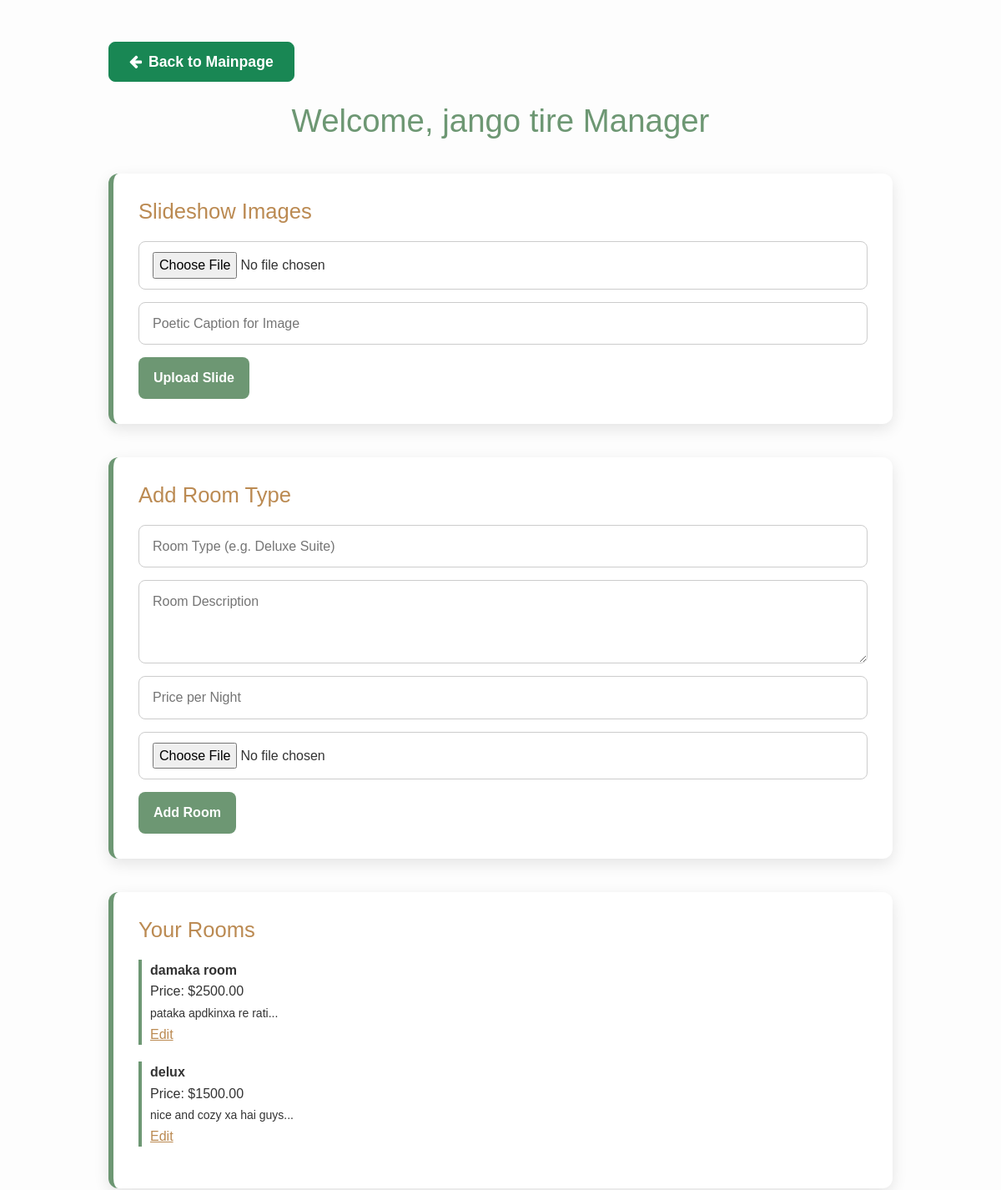
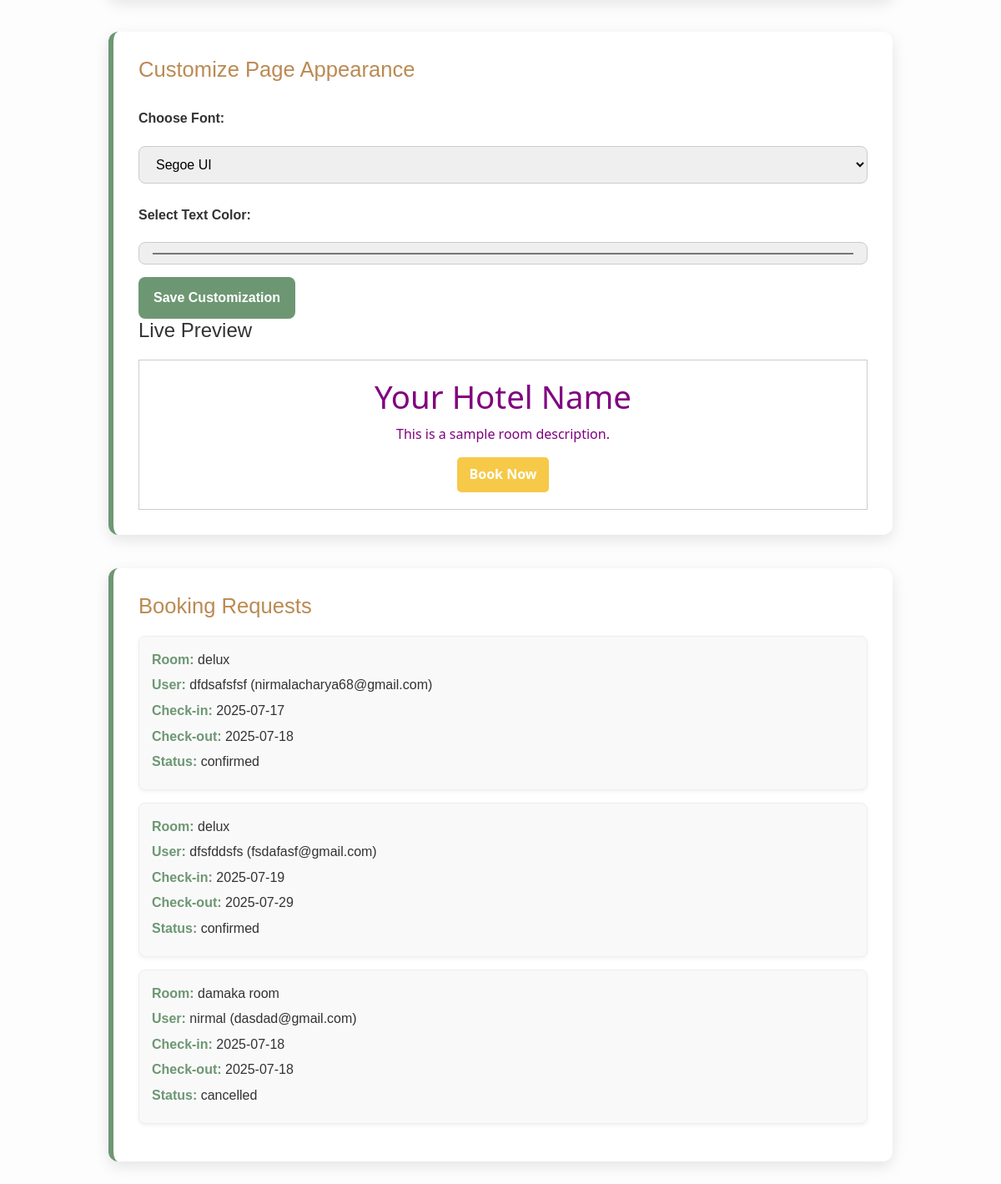
The page /booksans/hotel_manager/dashboard.php (signed in) on the database its author committed (2 pictures, top to bottom).
### tables this page shows
CREATE TABLE `hotel_managers` (
  `id` int(11) NOT NULL,
  `username` varchar(100) NOT NULL,
  `password` varchar(255) NOT NULL,
  `email` varchar(255) DEFAULT NULL,
  `hotel_name` varchar(255) DEFAULT NULL,
  `hotel_location` varchar(255) DEFAULT NULL,
  `background_type` varchar(20) DEFAULT 'color',
  `background_value` varchar(255) DEFAULT '#ffffff',
  `font_family` varchar(100) DEFAULT '''Segoe UI'', sans-serif',
  `text_color` varchar(20) DEFAULT '#222222',
  `accent_color` varchar(20) DEFAULT '#f7c948'
);

CREATE TABLE `rooms` (
  `id` int(11) NOT NULL,
  `manager_id` int(11) DEFAULT NULL,
  `room_type` varchar(255) DEFAULT NULL,
  `description` text DEFAULT NULL,
  `price_per_night` decimal(10,2) DEFAULT NULL,
  `image_path` varchar(255) DEFAULT NULL
);

CREATE TABLE `bookings` (
  `id` int(11) NOT NULL,
  `hotel_id` int(11) NOT NULL,
  `room_id` int(11) NOT NULL,
  `user_name` varchar(255) DEFAULT NULL,
  `user_email` varchar(255) DEFAULT NULL,
  `checkin_date` date DEFAULT NULL,
  `checkout_date` date DEFAULT NULL,
  `status` enum('pending','confirmed','cancelled') DEFAULT 'pending',
  `created_at` timestamp NOT NULL DEFAULT current_timestamp()
);

### booksans/hotel_manager/dashboard.php (the view, shortened to what this page needs)
<?php
$manager_id = $_SESSION['hotel_manager'];
$conn = new mysqli("localhost", "root", "", "blog_db");
$hotel_settings = $conn->query("SELECT * FROM hotel_managers WHERE id = $manager_id")->fetch_assoc();
?>
<!DOCTYPE html>
<html lang="en">
<head>
  <link href="https://cdn.jsdelivr.net/npm/bootstrap@5.3.0/dist/css/bootstrap.min.css" rel="stylesheet"
>
    <link rel="stylesheet" href="https://stackpath.bootstrapcdn.com/font-awesome/4.7.0/css/font-awesome.min.css">
<link rel="stylesheet" href="../css/navbar_custom.css">
  <link rel="stylesheet" href="../css/style.css">
</head>
<body>
  <div class="dashboard-container">
    <div class="mb-4">
      <a href="../../index.php" class="btn btn-success" style="font-weight:600; border-radius:8px; padding:10px 24px; font-size:1.1em;"><i class="fa fa-arrow-left me-2"></i>Back to Mainpage</a>
    </div>
    <h2>Welcome, <?php echo htmlspecialchars($hotel_settings['hotel_name']); ?> Manager</h2>
    <section class="dashboard-section">
      <h3>Slideshow Images</h3>
      <form action="upload_handler.php" method="POST" enctype="multipart/form-data">
        <input type="file" name="slideshow_image" required>
        <input type="text" name="caption" placeholder="Poetic Caption for Image">
        <button type="submit">Upload Slide</button>
      </form>
    </section>
    <section class="dashboard-section">
      <h3>Add Room Type</h3>
      <form action="upload_handler.php" method="POST" enctype="multipart/form-data">
        <input type="text" name="room_type" placeholder="Room Type (e.g. Deluxe Suite)" required>
        <textarea name="description" placeholder="Room Description" required></textarea>
        <input type="number" step="0.01" name="price" placeholder="Price per Night" required>
        <input type="file" name="room_image" required>
        <button type="submit">Add Room</button>
      </form>
    </section>
    <section class="dashboard-section">
        <h3>Your Rooms</h3>
        <?php
        $rooms = $conn->query("SELECT * FROM rooms WHERE manager_id = $manager_id ORDER BY id DESC");
        if ($rooms->num_rows > 0) {
            while ($room = $rooms->fetch_assoc()) {
                echo '<div style="margin-bottom: 20px; border-left: 4px solid var(--main-green); padding-left: 10px;">';
                echo '<strong>' . htmlspecialchars($room['room_type']) . '</strong><br>';
                echo 'Price: $' . htmlspecialchars($room['price_per_night']) . '<br>';
                echo '<small>' . htmlspecialchars(substr($room['description'], 0, 80)) . '...</small><br>';
                echo '<a href="edit_room.php?id=' . $room['id'] . '" style="color: var(--mustard-yellow);">Edit</a>';
                echo '</div>';
            }
        } else {
            echo "<p>You haven't added any rooms yet.</p>";
        }
        ?>
    </section>
    <section class="dashboard-section">
      <h3>Customize Page Appearance</h3>
      <form action="dashboard.php" method="POST" enctype="multipart/form-data">
        <label>Choose Font:</label>
        <select name="font_family" id="fontSelect">
          <option value="'Segoe UI', sans-serif" <?php echo (isset($hotel_settings['font_family']) && $hotel_settings['font_family'] == "'Segoe UI', sans-serif" ? 'selected' : ''); ?>>Segoe UI</option>
        </select>
        <label>Select Text Color:</label>
        <input type="color" name="text_color" id="textColorPicker" value="<?php echo htmlspecialchars(isset($hotel_settings['text_color']) ? $hotel_settings['text_color'] : '#222222'); ?>" />
        <button type="submit">Save Customization</button>
      </form>
      <h4>Live Preview</h4>
      <div id="preview-frame" style="
        <?php
        echo 'color: ' . htmlspecialchars(isset($hotel_settings['text_color']) ? $hotel_settings['text_color'] : '#222222') . ';';
        echo 'font-family: ' . htmlspecialchars(isset($hotel_settings['font_family']) ? $hotel_settings['font_family'] : "'Segoe UI', sans-serif") . ';';
        ?>
      ">
        <h2 id="preview-title" style="color: <?php echo htmlspecialchars(isset($hotel_settings['text_color']) ? $hotel_settings['text_color'] : '#222222'); ?>;">Your Hotel Name</h2>
        <p style="color: <?php echo htmlspecialchars(isset($hotel_settings['text_color']) ? $hotel_settings['text_color'] : '#222222'); ?>;">This is a sample room description.</p>
        <button id="preview-button" style="background-color: <?php echo htmlspecialchars(isset($hotel_settings['accent_color']) ? $hotel_settings['accent_color'] : '#f7c948'); ?>;">Book Now</button>
      </div>
    </section>
    <section class="dashboard-section">
        <h3>Booking Requests</h3>
        <?php
        $bookings_sql = "SELECT b.*, r.room_type FROM bookings b JOIN rooms r ON b.room_id = r.id WHERE b.hotel_id = ? ORDER BY b.created_at DESC";
        $bookings_stmt = $conn->prepare($bookings_sql);
        $bookings_stmt->bind_param("i", $manager_id);
        $bookings_stmt->execute();
        $bookings_result = $bookings_stmt->get_result();
        if ($bookings_result->num_rows > 0) {
            while ($booking = $bookings_result->fetch_assoc()) {
                echo '<div class="booking-item">';
                echo '<p><strong>Room:</strong> ' . htmlspecialchars($booking['room_type']) . '</p>';
                echo '<p><strong>User:</strong> ' . htmlspecialchars($booking['user_name']) . ' (' . htmlspecialchars($booking['user_email']) . ')</p>';
                echo '<p><strong>Check-in:</strong> ' . htmlspecialchars($booking['checkin_date']) . '</p>';
                echo '<p><strong>Check-out:</strong> ' . htmlspecialchars($booking['checkout_date']) . '</p>';
                echo '<p><strong>Status:</strong> ' . htmlspecialchars($booking['status']) . '</p>';
                echo '</div>';
            }
        } else {
            echo "<p>No booking requests.</p>";
        }
        ?>
    </section>
  </div>
</body>
</html>

### css/navbar_custom.css (style rules this page uses)
:root { --primary-color: #6D9773; --dark-accent: #0C3B2E; --button-color: #BB8A52; --highlight-color: #FFBA00; --text-color: #333; --background-light: #f8f8f8; --container-bg: #fff; --border-color: #e0e0e0; }

### booksans/css/style.css (style rules this page uses)
:root { --main-green: #6D9773; --mustard-yellow: #BB8A52; --bright-gold: #FFBA00; --cream: #FDFDFD; --light-grey: #f5f5f5; --dark-text: #333; --shadow: rgba(0, 0, 0, 0.1); }
* { box-sizing: border-box; margin: 0; padding: 0; }
body { font-family: 'Poppins', sans-serif; background-color: var(--cream); color: var(--dark-text); line-height: 1.6; transition: background 0.4s, color 0.4s; }
.dashboard-container { max-width: 1000px; margin: 0 auto; padding: 50px 30px; background-color: var(--cream); }
.dashboard-container h2 { text-align: center; font-size: 2.4rem; color: var(--main-green); margin-bottom: 40px; }
.dashboard-section { background: white; border-left: 6px solid var(--main-green); border-radius: 12px; box-shadow: 0 6px 18px var(--shadow); padding: 30px; margin-bottom: 40px; }
.dashboard-section h3 { font-size: 1.6rem; color: var(--mustard-yellow); margin-bottom: 20px; }
.dashboard-section form { display: flex; flex-direction: column; gap: 15px; }
.dashboard-section input[type="file"], .dashboard-section input[type="text"], .dashboard-section input[type="number"], .dashboard-section textarea, .dashboard-section select, .dashboard-section input[type="color"] { padding: 12px 16px; border: 1px solid #ccc; border-radius: 8px; font-size: 1rem; width: 100%; }
.dashboard-section textarea { resize: vertical; min-height: 100px; }
.dashboard-section button { background-color: var(--main-green); color: white; padding: 12px 18px; border: none; border-radius: 8px; font-weight: bold; cursor: pointer; transition: background-color 0.3s ease; width: fit-content; }
.dashboard-section label { display: block; margin-top: 10px; margin-bottom: 5px; font-weight: bold; }
.dashboard-section .booking-item { border: 1px solid #eee; padding: 15px; margin-bottom: 15px; border-radius: 8px; background-color: #f9f9f9; box-shadow: 0 2px 5px rgba(0,0,0,0.05); }
.dashboard-section .booking-item p { margin-bottom: 5px; color: #333; }
.dashboard-section .booking-item strong { color: var(--main-green); }

### booksans/hotel_manager/dashboard.php (style rules this page uses)
#preview-frame { border: 1px solid #ccc; padding: 20px; margin-top: 20px; min-height: 150px; text-align: center; display: flex; flex-direction: column; justify-content: center; align-items: center; transition: all 0.3s ease; background-size: cover; background-position: center; }
#preview-frame h2 { margin-bottom: 10px; }
#preview-frame p { margin-bottom: 15px; }
#preview-button { padding: 8px 15px; border-radius: 5px; border: none; color: white; cursor: pointer; }

### rows shown on the page
hotel_managers: hotel_name "jango tire", font_family "Segoe UI", text_color "#800080"
rooms: room_type "damaka room", price_per_night "2500.00", description "pataka apdkinxa re rati"
rooms: room_type "delux", price_per_night "1500.00", description "nice and cozy xa hai guys"
bookings: room.room_type "delux", user_name "dfdsafsfsf", user_email "nirmalacharya68@gmail.com", checkin_date "2025-07-17", checkout_date "2025-07-18", status "confirmed"
bookings: room.room_type "delux", user_name "dfsfddsfs", user_email "fsdafasf@gmail.com", checkin_date "2025-07-19", checkout_date "2025-07-29", status "confirmed"
bookings: room.room_type "damaka room", user_name "nirmal", user_email "dasdad@gmail.com", checkin_date "2025-07-18", checkout_date "2025-07-18", status "cancelled"
